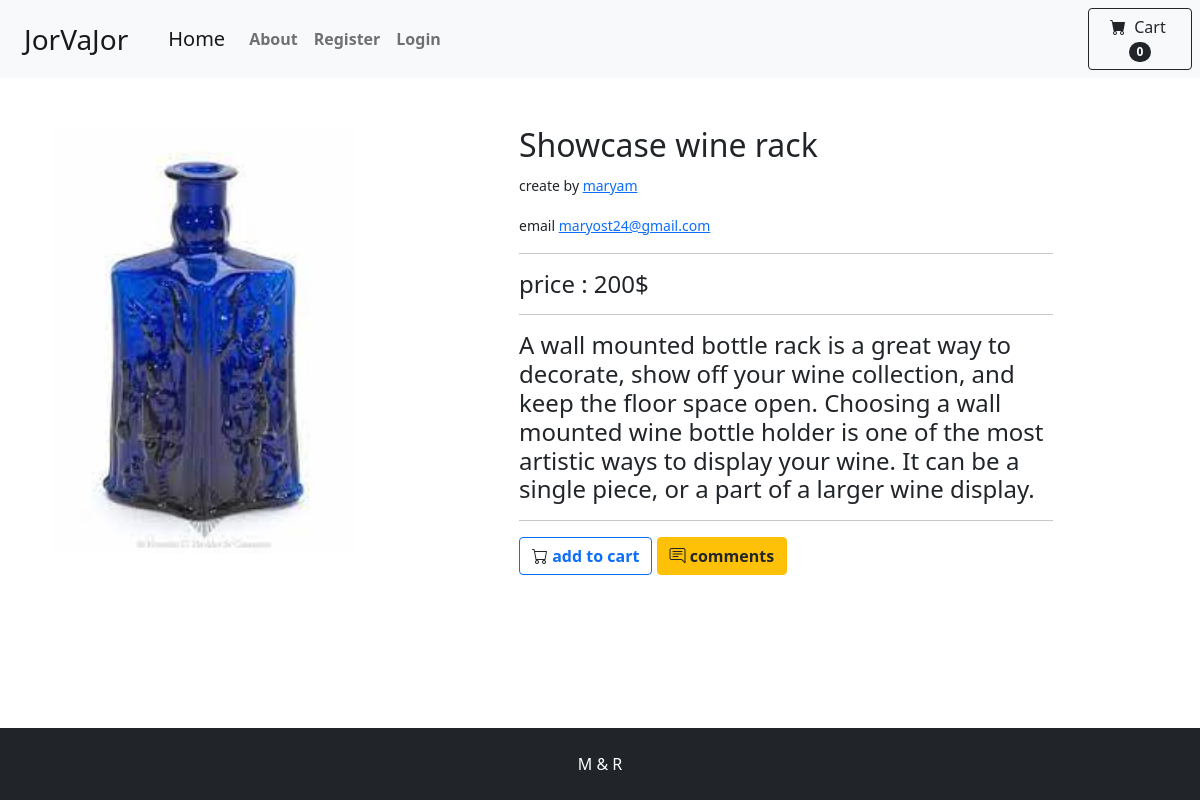
The page /post/detail/40/ on the database its author committed.
### home/models.py (models this page shows, shortened)
class Product(models.Model):
    user = models.ForeignKey(User, related_name='products', on_delete=models.CASCADE)
    category = models.ManyToManyField(Category, related_name='products')
    name = models.CharField(max_length=200)
    slug = models.SlugField(max_length=200, unique=True)
    image = models.ImageField(blank=True, upload_to='image/', default='image/download.png')
    description = RichTextField()
    price = models.IntegerField()
    available = models.BooleanField(default=True)
    created_time = models.DateTimeField(auto_now_add=True)
    updated_time = models.DateTimeField(auto_now=True)
    class Meta:
        ordering = ('name',)

### accounts/models.py (models this page shows, shortened)
class User(AbstractBaseUser, PermissionsMixin):
    email = models.EmailField(max_length=255, unique=True)
    phone_number = models.CharField(max_length=11, unique=True)
    full_name = models.CharField(max_length=100)
    is_active = models.BooleanField(default=True)
    is_admin = models.BooleanField(default=False)
    USERNAME_FIELD = 'phone_number'
    REQUIRED_FIELDS = ['email', 'full_name']
    objects = UserManager()
    def __str__(self):
        return self.email

### home/views.py (the view, shortened to what this page needs)
# urls.py: path('post/detail/<int:pk>/', PostDetailView.as_view(), name='post_detail'),
class PostDetailView(View):
    form_class = CommentCreateForm
    reply_form_class = CommentReplyForm
    def setup(self, request, *args, **kwargs):
        self.product_instance = get_object_or_404(Product, pk=kwargs['pk'])
        return super().setup(request, *args, **kwargs)
    def get(self, request, *args, **kwargs):
        comment_form = self.form_class()
        product = self.product_instance
        comments = product.pcomments.filter(is_reply=False)
        return render(request, 'home/detail.html', {'product': product, 'comments': comments, 'form': comment_form,
                                                    'reply_form': self.reply_form_class()})

### home/templates/home/detail.html (shortened to what this page needs)
{% extends 'index.html' %}
{% load static %}
{% block content %}
    <link href="https://maxcdn.bootstrapcdn.com/font-awesome/4.3.0/css/font-awesome.min.css" rel="stylesheet"/>
    <div class="container">
        <div class="product-content product-wrap clearfix product-deatil">
            <div class="row">
                <div class="col-md-5 col-sm-12 col-xs-12">
                    <div class="product-image">
                        <div id="myCarousel-2" class="carousel slide">
                            <div class="carousel-inner">
                                <div class="item active">
                                    {% if product.image %}
                                        <img src="{{ product.image.url }}" class="img-responsive" alt="" width="300"/>
                                    {% endif %}
                                </div>
                            </div>
                        </div>
                    </div>
                </div>
                <div class="col-md-6 col-md-offset-1 col-sm-12 col-xs-12">
                    <h2 class="name">
                        {{ product.name }}
                        <br>
                    </h2>
                    <small>create by <a href="javascript:void(0);">{{ product.user.full_name }}</a></small></p>
                    <small>email <a href="javascript:void(0);">{{ product.user.email }}</a></small></p>
                    <hr/>
                    <h4 class="price-container">
                        price : {{ product.price }}$
                    </h4>
                    <hr/>
                    <h4>
                        {{ product.description }}
                    </h4>
                    <hr>
                    <button type="button" class="btn btn-outline-primary fw-bold">
                        <i class="bi bi-cart text-dark"></i> add to cart
                    </button>
                    <button class="btn btn-warning fw-bold bi-chat-right-text text-dark" type="button"
                            data-bs-toggle="collapse"
                            data-bs-target="#collapseExample" aria-expanded="false" aria-controls="collapseExample">
                        comments
                    </button>
                </div>
            </div>
        </div>
    </div>
{% endblock %}

### rows shown on the page
Product: image (picture), name "Showcase wine rack", user.full_name "maryam", user.email "maryost24@gmail.com", price "200", description "A wall mounted bottle rack is a great way to decorate, show off your wine collection, and keep the floor space open. Choosing a wall mounted wine bottle holder is one of the most artistic ways to display your wine. It can be a single piece, or a part of a larger wine display."
